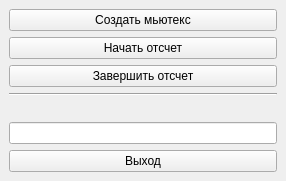
<?xml version="1.0" encoding="UTF-8"?>
<ui version="4.0">
 <class>MainWindow</class>
 <widget class="QMainWindow" name="MainWindow">
  <property name="geometry">
   <rect>
    <x>0</x>
    <y>0</y>
    <width>286</width>
    <height>176</height>
   </rect>
  </property>
  <property name="windowTitle">
   <string>MainWindow</string>
  </property>
  <widget class="QWidget" name="centralwidget">
   <layout class="QVBoxLayout" name="verticalLayout">
    <item>
     <widget class="QPushButton" name="createMutex">
      <property name="text">
       <string>Создать мьютекс</string>
      </property>
     </widget>
    </item>
    <item>
     <widget class="QPushButton" name="beginCount">
      <property name="text">
       <string>Начать отсчет</string>
      </property>
     </widget>
    </item>
    <item>
     <widget class="QPushButton" name="endCount">
      <property name="text">
       <string>Завершить отсчет</string>
      </property>
     </widget>
    </item>
    <item>
     <widget class="Line" name="line">
      <property name="orientation">
       <enum>Qt::Horizontal</enum>
      </property>
     </widget>
    </item>
    <item>
     <widget class="QLabel" name="status">
      <property name="text">
       <string/>
      </property>
     </widget>
    </item>
    <item>
     <widget class="QLineEdit" name="counter"/>
    </item>
    <item>
     <widget class="QPushButton" name="exit">
      <property name="text">
       <string>Выход</string>
      </property>
     </widget>
    </item>
   </layout>
  </widget>
 </widget>
 <resources/>
 <connections/>
</ui>
